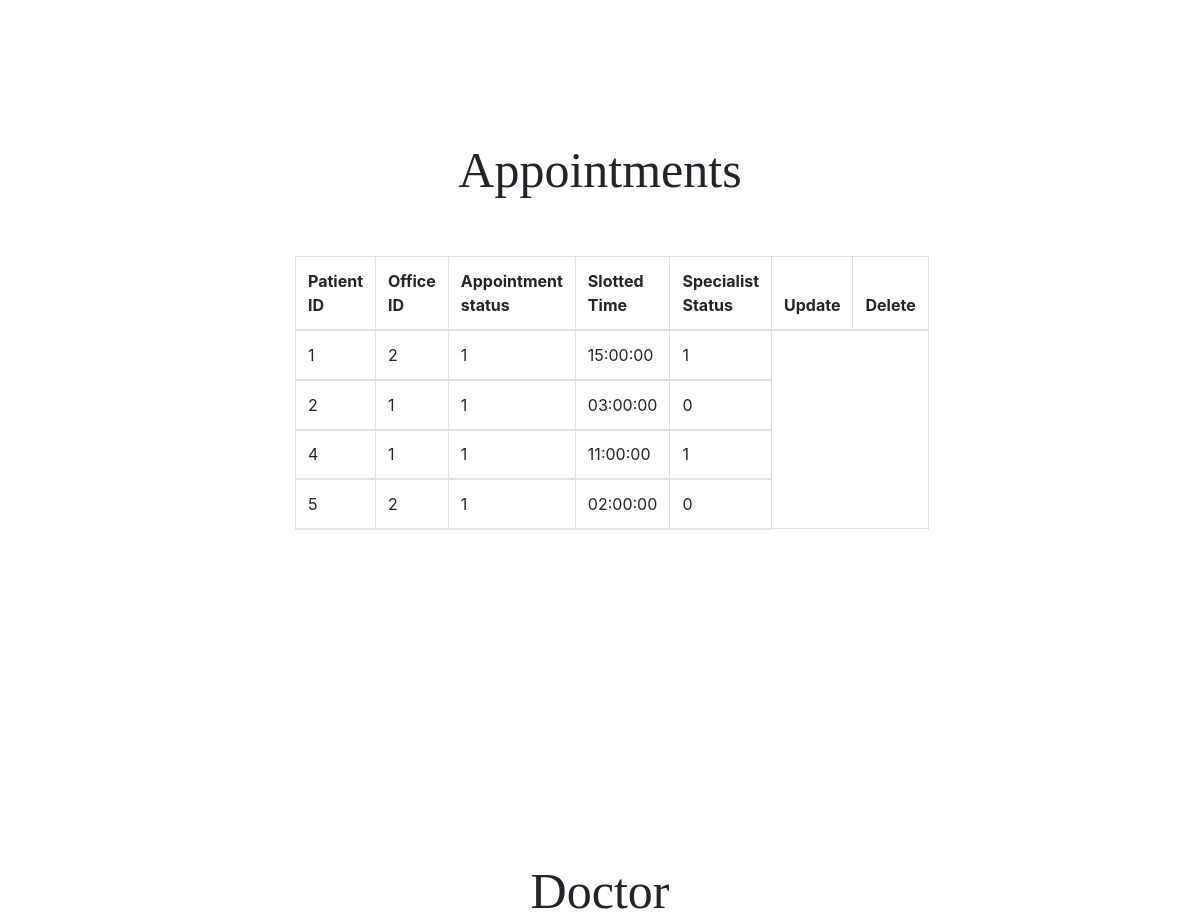
Page /adminPages/adminPage.php (signed in, middle part) on the earlier database version.
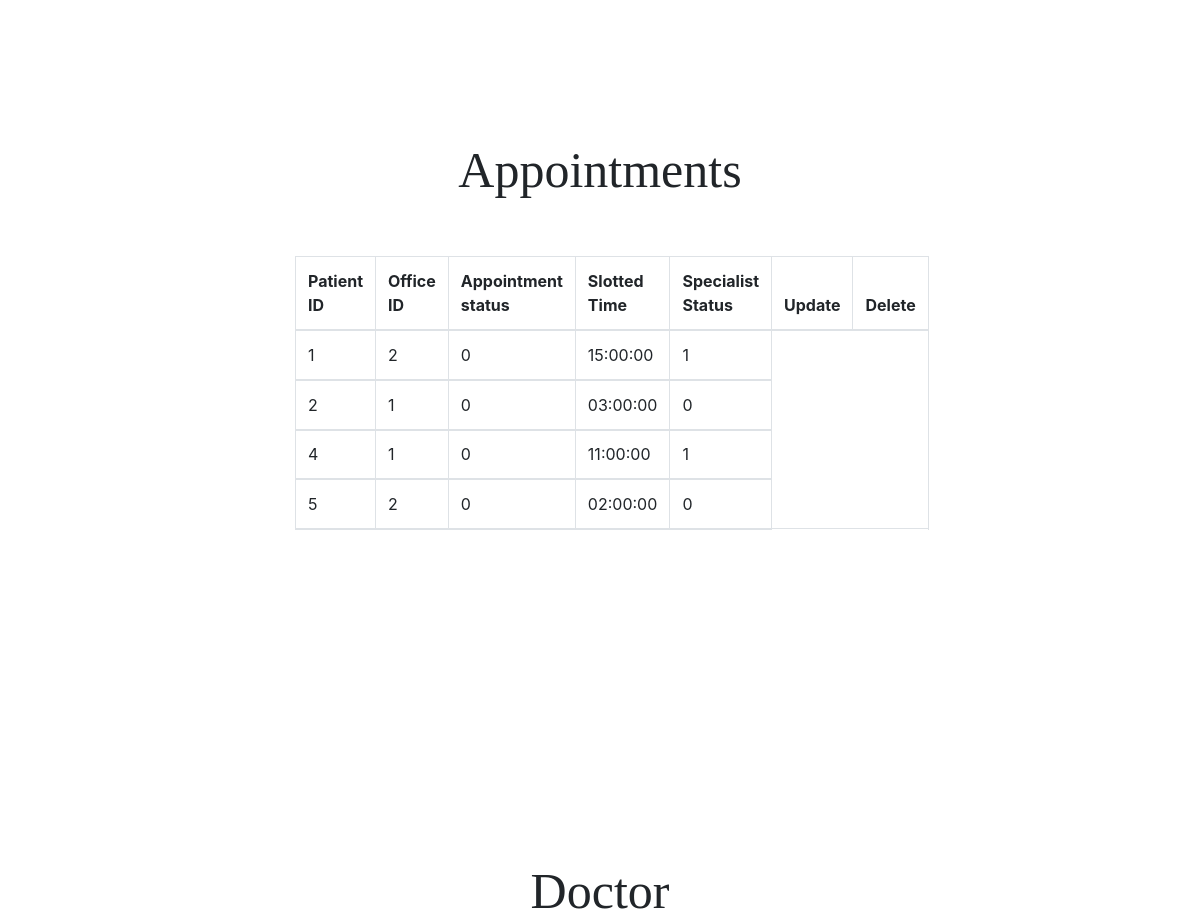
Same page on the later database version.
### tables this page shows
CREATE TABLE APPOINTMENT (
	Appointment_id        INT AUTO_INCREMENT,
    Patient_id            INT,
    Doctor_id             INT NOT NULL,
    Office_id             INT NOT NULL,
    Appointment_status_id INT NOT NULL DEFAULT 0,
    Appointment_status    VARCHAR(12) NOT NULL,
    Slotted_time          TIME NOT NULL,
    Specialist_status     BOOLEAN NOT NULL,  
    PRIMARY KEY (Appointment_id),
    FOREIGN KEY (Patient_id) REFERENCES PATIENT(Patient_id),
    FOREIGN KEY (Doctor_id) REFERENCES DOCTOR(Doctor_id),
    FOREIGN KEY (Office_id) REFERENCES OFFICE(Office_id)
);

### adminPages/adminPage.php (the view, shortened to what this page needs)
<?php
require_once "../php/config.php";
$id = $_SESSION["id"];
$sql = "SELECT Patient_id, Office_id, Appointment_status_id, Slotted_time, Specialist_status FROM APPOINTMENT WHERE Doctor_id = '$id'";
$result = mysqli_query($db, $sql);
$APtableResult = "";
if ($result->num_rows > 0) {
  while($row = $result-> fetch_assoc()) {
    $APtableResult .= "<tr>". "<td>" . $row["Patient_id"] . "</td><td>"  . $row["Office_id"] . "</td><td>" .
                       $row["Appointment_status_id"] . "</td><td>" . $row["Slotted_time"] . "</td><td>" . $row["Specialist_status"] . "</td>" . "<tr>";
  }
}
?>
<!doctype html>
<html lang="en">
<head>
  <link rel="stylesheet" href="../css/style.css">
  <link rel="stylesheet" href="https://stackpath.bootstrapcdn.com/bootstrap/4.3.1/css/bootstrap.min.css"
>
</head>
<section id="Doc's Patients">
  <div class="main-container">
    <div class="main-wrap">
      <div class="text-center" id="Doctor-header">Appointments</div>
      <div class="container-fluid">
        <div class="row justify-content-center my-5">
          <div class="col-10">
            <table class="table table-bordered">
              <thead class="thead">
                <tr>
                  <th>Patient ID</th>
                  <th>Office ID</th>
                  <th>Appointment status</th>
                  <th>Slotted Time</th>
                  <th>Specialist Status</th>
                  <th>Update</th>
                  <th>Delete</th>
                </tr>
                <?php echo $APtableResult;?>
              </thead>
            </table>
          </div>
        </div>
      </div>
    </div>
  </div>
</section>
<section id="Doctors">
  <div class="main-container">
    <div class="main-wrap">
      <div class="text-center" id="Doctor-header">Doctor</div>
    </div>
  </div>
</section>
  <body>
  </body>
</body>
</html>

Differences in the rows shown:
changed appointment (number 1 of 4 on the later page): Appointment_status "1" → "0"
changed appointment (number 2 of 4 on the later page): Appointment_status "1" → "0"
changed appointment (number 3 of 4 on the later page): Appointment_status "1" → "0"
changed appointment (number 4 of 4 on the later page): Appointment_status "1" → "0"
